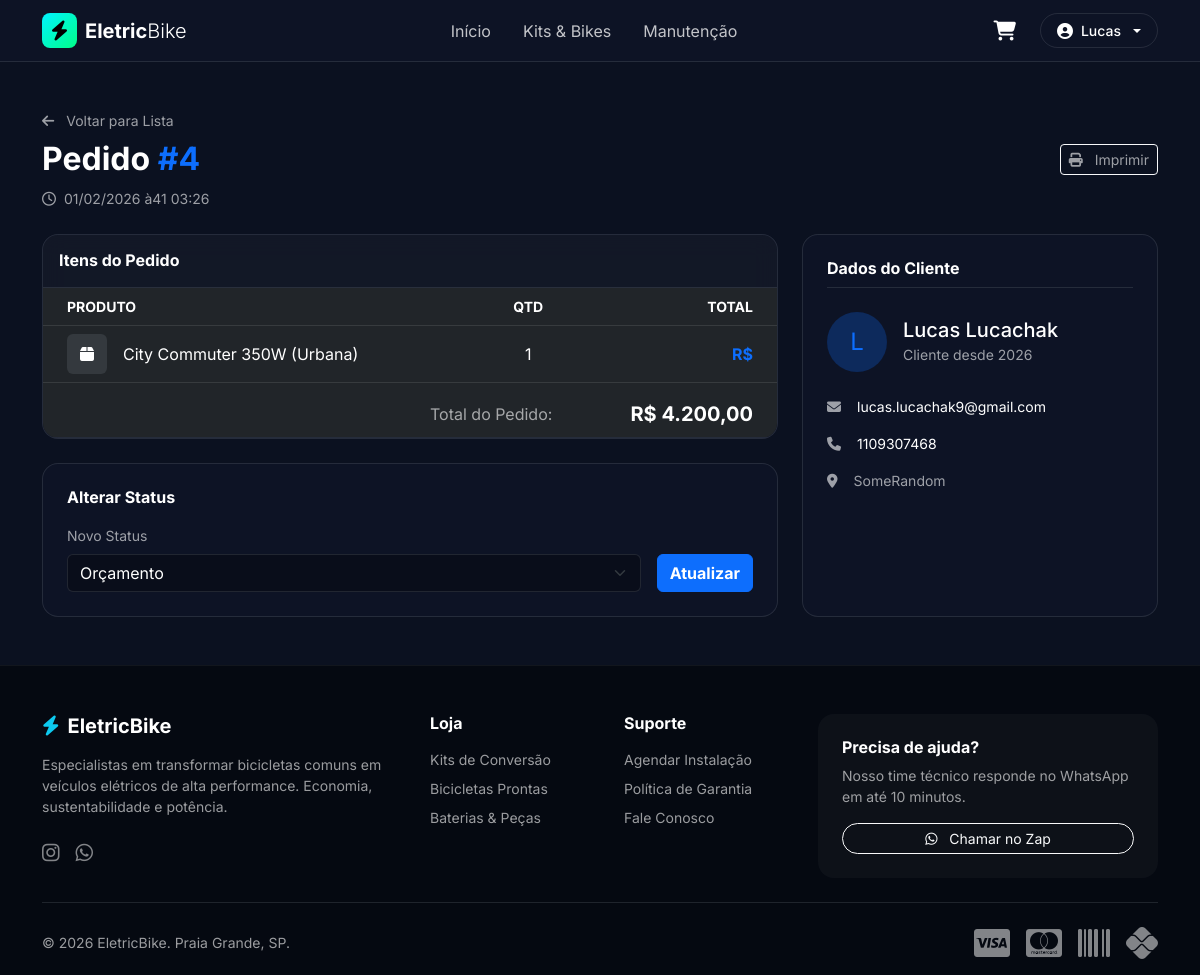
The page /staff/pedido/4/detalhes/ (signed in) on the database its author committed.
### apps/Accounts/models.py (models this page shows, shortened)
class User(AbstractUser, TimeStampedModel):
    username = None
    email = models.EmailField('Email', unique=True)
    is_client = models.BooleanField("É Cliente?", default=False)
    is_staff_member = models.BooleanField("É da Equipe?", default=False)
    USERNAME_FIELD = 'email'
    REQUIRED_FIELDS = []
    objects = CustomUserManager()

### apps/Orders/models.py (models this page shows, shortened)
class Order(TimeStampedModel):
    STATUS_CHOICES = [
        ('QUOTE', 'Orçamento'),
        ('APPROVED', 'Aprovado'),
        ('IN_PROGRESS', 'Em Andamento'),
        ('READY', 'Pronto'),
        ('FINISHED', 'Finalizado'),
        ('CANCELED', 'Cancelado'),
    ]
    client = models.ForeignKey(Client, on_delete=models.PROTECT, related_name='orders')
    coupon = models.ForeignKey(Coupon, on_delete=models.SET_NULL, null=True, blank=True)
    status = models.CharField(max_length=20, choices=STATUS_CHOICES, default='QUOTE')
    total_amount = models.DecimalField("Valor Total", max_digits=10, decimal_places=2, default=0.00)
    class Meta:
        verbose_name = "Pedido"
        verbose_name_plural = "Pedidos"
        ordering = ['-created_at']

class OrderItem(models.Model):
    order = models.ForeignKey(Order, on_delete=models.CASCADE, related_name='items')
    product = models.ForeignKey(Product, on_delete=models.PROTECT, null=True, related_name='order_items')
    description = models.CharField("Descrição", max_length=150, blank=True)
    quantity = models.PositiveIntegerField("Quantidade", default=1)
    unit_price = models.DecimalField("Preço Unitário", max_digits=10, decimal_places=2, blank=True, null=True)

### apps/Assets/models.py (models this page shows, shortened)
class Product(TimeStampedModel):
    TYPE_CHOICES = [
        ('BIKE', 'Bicicleta Elétrica'),     # Tem quadro, motor, bateria
        ('COMPONENT', 'Peça/Componente'),   # Plugs, Células, Controladores
        ('ACCESSORY', 'Acessório'),         # Capacetes, Trancas
        ('SERVICE', 'Serviço/Mão de Obra'), # Diagnóstico, Montagem
        ('KIT', 'Kit de Conversão'),        # Combo Motor + Bateria
    ]
    OWNERSHIP_CHOICES = [
        ('SHOP', 'Estoque da Loja (Venda)'),
        ('CUSTOMER', 'Pertence ao Cliente (Manutenção)'),
    ]
    CONDITION_CHOICES = [
        ('NEW', 'Novo'),
        ('USED', 'Seminovo/Usado'),
        ('OPEN_BOX', 'Open Box'),
        ('REFURBISHED', 'Recondicionado'),
    ]
    name = models.CharField("Nome", max_length=150)
    slug = models.SlugField(unique=True, blank=True)
    sku = models.CharField("SKU/Código", max_length=50, unique=True, blank=True, null=True, help_text="Código de barras ou interno")
    category = models.ForeignKey(Category, on_delete=models.SET_NULL, null=True, related_name='products')
    product_type = models.CharField("Tipo", max_length=20, choices=TYPE_CHOICES, default='COMPONENT')
    ownership = models.CharField("Propriedade", max_length=10, choices=OWNERSHIP_CHOICES, default='SHOP')
    condition = models.CharField("Condição", max_length=20, choices=CONDITION_CHOICES, default='NEW')
    description = models.TextField("Descrição Detalhada", blank=True)
    short_description = models.CharField("Resumo", max_length=200, blank=True, help_text="Para exibição em cards")
    cost_price = models.DecimalField("Preço de Custo", max_digits=10, decimal_places=2, null=True, blank=True)
    selling_price = models.DecimalField("Preço de Venda", max_digits=10, decimal_places=2, null=True, blank=True)
    stock_quantity = models.IntegerField("Estoque Atual", default=0)
    min_stock_alert = models.IntegerField("Alerta Mínimo", default=2)
    is_active = models.BooleanField(default=True)
    is_featured = models.BooleanField("Destaque na Home", default=False)
    main_image = models.ImageField("Imagem Capa", upload_to='products/main/', null=True, blank=True)

### apps/Clients/models.py (models this page shows, shortened)
class Client(models.Model):
    user = models.OneToOneField(settings.AUTH_USER_MODEL, on_delete=models.CASCADE, related_name='client')
    cpf = models.CharField(max_length=14, unique=True, null=True, blank=True)
    phone = models.CharField(max_length=20, null=True, blank=True)
    address = models.CharField("Endereço", max_length=255, null=True, blank=True)
    number = models.CharField("Número", max_length=10, null=True, blank=True)
    complement = models.CharField("Complemento", max_length=50, null=True, blank=True)
    district = models.CharField("Bairro", max_length=100, null=True, blank=True)
    city = models.CharField("Cidade", max_length=100, null=True, blank=True)
    state = models.CharField("Estado", max_length=2, null=True, blank=True) # UF (SP, RJ...)
    zip_code = models.CharField("CEP", max_length=9, null=True, blank=True)

### apps/Staff/views.py (the view)
# urls.py: path('pedido/<int:pk>/detalhes/', views.StaffOrderDetailView.as_view(), name='staff_order_detail'),
class StaffOrderDetailView(StaffRequiredMixin, DetailView):
    model = Order
    template_name = 'staff/order_detail.html'
    context_object_name = 'order'
    def get_queryset(self):
        return Order.objects.prefetch_related('items__product', 'client__user')

### apps/Staff/mixins.py (called while the page is built)
    def test_func(self):
        return self.request.user.is_authenticated and self.request.user.is_staff

### apps/Staff/models.py (called while the page is built)
    @classmethod
    def get_solo(cls):
        obj, created = cls.objects.get_or_create(pk=1)
        return obj

### Templates/staff/order_detail.html (shortened to what this page needs)
{% extends 'base.html' %}
{% load humanize %}
{% block content %}
<div class="container py-5">
    <div class="d-flex justify-content-between align-items-center mb-4">
        <div>
            <a href="{% url 'staff_order_list' %}" class="text-muted text-decoration-none small hover-text-white">
                <i class="fas fa-arrow-left me-2"></i> Voltar para Lista
            </a>
            <h2 class="fw-bold text-white mt-2">Pedido <span class="text-primary">#{{ order.id }}</span></h2>
            <span class="text-muted small"><i class="far fa-clock me-1"></i> {{ order.created_at|date:"d/m/Y às H:i" }}</span>
        </div>
        <button onclick="window.print()" class="btn btn-outline-light btn-sm border-opacity-25 text-muted hover-text-white">
            <i class="fas fa-print me-2"></i> Imprimir
        </button>
    </div>
    <div class="row g-4">
        <div class="col-lg-8">
            <div class="bg-glass rounded-4 border border-light border-opacity-10 overflow-hidden mb-4">
                <div class="p-3 border-bottom border-light border-opacity-10 bg-dark bg-opacity-25">
                    <h6 class="mb-0 text-white fw-bold">Itens do Pedido</h6>
                </div>
                <div class="table-responsive">
                    <table class="table table-dark table-hover mb-0 align-middle" style="background: transparent;">
                        <thead>
                            <tr class="text-muted small text-uppercase">
                                <th class="ps-4">Produto</th>
                                <th class="text-center">Qtd</th>
                                <th class="text-end pe-4">Total</th>
                            </tr>
                        </thead>
                        <tbody>
                            {% for item in order.items.all %}
                            <tr>
                                <td class="ps-4">
                                    <div class="d-flex align-items-center gap-3">
                                        {% if item.product.main_image %}
                                            <img src="{{ item.product.main_image.url }}" class="rounded" style="width: 40px; height: 40px; object-fit: cover;">
                                        {% else %}
                                            <div class="bg-secondary bg-opacity-25 rounded d-flex align-items-center justify-content-center text-white" style="width: 40px; height: 40px;">
                                                <i class="fas fa-box"></i>
                                            </div>
                                        {% endif %}
                                        <span class="text-white">{{ item.product.name }}</span>
                                    </div>
                                </td>
                                <td class="text-center text-white">{{ item.quantity }}</td>
                                <td class="text-end text-primary fw-bold pe-4">R$ {{ item.get_total_price|intcomma }}</td>
                            </tr>
                            {% endfor %}
                        </tbody>
                        <tfoot class="border-top border-light border-opacity-10">
                            <tr>
                                <td colspan="2" class="text-end text-muted pt-3">Total do Pedido:</td>
                                <td class="text-end text-white fs-5 fw-bold pt-3 pe-4">R$ {{ order.total_amount|intcomma }}</td>
                            </tr>
                        </tfoot>
                    </table>
                </div>
            </div>
            <div class="bg-glass rounded-4 border border-light border-opacity-10 p-4">
                <h6 class="text-white fw-bold mb-3">Alterar Status</h6>
                <form action="{% url 'staff_change_status' order.id %}" method="post" class="d-flex gap-3 align-items-end">
                    <div class="flex-grow-1">
                        <label class="form-label text-muted small">Novo Status</label>
                        <select name="status" class="form-select bg-dark border-secondary text-white">
                            {% for code, label in order.STATUS_CHOICES %}
                                <option value="{{ code }}" {% if order.status == code %}selected{% endif %}>{{ label }}</option>
                            {% endfor %}
                        </select>
                    </div>
                    <button type="submit" class="btn btn-primary fw-bold">Atualizar</button>
                </form>
            </div>
        </div>
        <div class="col-lg-4">
            <div class="bg-glass rounded-4 border border-light border-opacity-10 p-4 h-100">
                <h6 class="text-white fw-bold mb-4 border-bottom border-light border-opacity-10 pb-2">Dados do Cliente</h6>
                <div class="d-flex align-items-center mb-4">
                    <div class="bg-primary bg-opacity-25 rounded-circle d-flex align-items-center justify-content-center me-3 text-primary fs-4" style="width: 60px; height: 60px;">
                        {{ order.client.user.first_name.0|upper }}
                    </div>
                    <div>
                        <h5 class="text-white mb-0">{{ order.client.user.first_name }} {{ order.client.user.last_name }}</h5>
                        <small class="text-muted">Cliente desde {{ order.client.user.date_joined|date:"Y" }}</small>
                    </div>
                </div>
                <div class="d-flex flex-column gap-3 text-white small">
                    <div class="d-flex align-items-start gap-3">
                        <i class="fas fa-envelope text-muted mt-1"></i>
                        <span>{{ order.client.user.email }}</span>
                    </div>
                    <div class="d-flex align-items-start gap-3">
                        <i class="fas fa-phone text-muted mt-1"></i>
                        <span>{{ order.client.phone|default:"Não informado" }}</span>
                    </div>
                    <div class="d-flex align-items-start gap-3">
                        <i class="fas fa-map-marker-alt text-muted mt-1"></i>
                        <span class="text-muted">{{ order.client.address|default:"Endereço não cadastrado" }}</span>
                    </div>
                </div>
            </div>
        </div>
    </div>
</div>
{% endblock %}

### Templates/navbar.html (shortened to what this page needs)
{% load static %}
<nav class="navbar navbar-expand-lg fixed-top bg-glass transition-all" id="mainNav">
    <div class="container">
        <a class="navbar-brand d-flex align-items-center gap-2" href="{% url 'home' %}">
            <div style="width: 35px; height: 35px; background: linear-gradient(135deg, var(--primary), var(--secondary)); border-radius: 8px; display: flex; align-items: center; justify-content: center; color: black;">
                <i class="fas fa-bolt"></i>
            </div>
            <span class="fw-bold text-white tracking-tight">Eletric<span class="fw-light">Bike</span></span>
        </a>
        <div class="collapse navbar-collapse" id="navbarNav">
            <ul class="navbar-nav mx-auto mb-2 mb-lg-0">
                <li class="nav-item"><a class="nav-link text-white opacity-75 hover-opacity-100 mx-2" href="{% url 'home' %}">Início</a></li>
                <li class="nav-item"><a class="nav-link text-white opacity-75 hover-opacity-100 mx-2" href="{% url 'bike_catalog' %}">Kits & Bikes</a></li>
                <li class="nav-item"><a class="nav-link text-white opacity-75 hover-opacity-100 mx-2" href="#manutencao">Manutenção</a></li>
            </ul>
            <div class="d-flex align-items-center gap-3">
                <a href="{% url 'cart_detail' %}" class="btn-cart-neon position-relative text-white text-decoration-none">
                    <i class="fas fa-shopping-cart fa-lg"></i>
                </a>
                {% if user.is_authenticated %}
                    <div class="dropdown">
                        <button class="btn btn-glass border border-white border-opacity-10 rounded-pill d-flex align-items-center gap-2 px-3 text-white dropdown-toggle" type="button" data-bs-toggle="dropdown">
                            <i class="fas fa-user-circle"></i>
                            <span class="small fw-medium">{{ user.first_name|default:user.username }}</span>
                        </button>
                    </div>
                {% else %}
                    <a href="{% url 'login' %}" class="text-white text-decoration-none small fw-bold me-2">Login</a>
                    <a href="{% url 'register' %}" class="btn btn-sm btn-neon px-3">Criar Conta</a>
                {% endif %}
            </div>
        </div>
    </div>
</nav>

### Templates/base.html (style rules this page uses)
:root { --primary: #00f2ff; --secondary: #00ff88; --dark-bg: #0b1120; --card-bg: #1e293b; --text-main: #f8fafc; --text-muted: #94a3b8; --glass-border: 1px solid rgba(255, 255, 255, 0.1); --glass-shadow: 0 8px 32px 0 rgba(0, 0, 0, 0.37); --glass-bg: rgba(15, 23, 42, 0.6); --navbar-height: 60px; }
body { font-family: 'Inter', sans-serif; background-color: var(--dark-bg); color: var(--text-main); overflow-x: hidden; -webkit-font-smoothing: antialiased; padding-top: var(--navbar-height); }
body { color: #f1f5f9 !important; }
.text-muted { color: rgba(255, 255, 255, 0.6) !important; }
h1, h2, h3, h4, h5, h6, .h1, .h2, .h3, .h4, .h5, .h6 { color: #ffffff !important; }
a { color: var(--primary); text-decoration: none; transition: 0.3s; }
.form-control, .form-select { color: white !important; background-color: rgba(0,0,0,0.3) !important; border-color: rgba(255,255,255,0.1) !important; }
.bg-glass { background: var(--glass-bg); backdrop-filter: blur(12px); -webkit-backdrop-filter: blur(12px); border-bottom: var(--glass-border); }

### Templates/navbar.html (style rules this page uses)
.btn-cart-neon { transition: all 0.3s ease; padding: 8px; border-radius: 50%; }

### rows shown on the page
User: first_name "Lucas"
Order: id "4", created_at "01/02/2026 à41 03:26", total_amount "4.200,00", status "Orçamento", client.user.first_name.0 "L", client.user.first_name "Lucas", client.user.last_name "Lucachak", client.user.date_joined "2026", client.user.email "lucas.lucachak9@gmail.com", client.phone "1109307468", client.address "SomeRandom"
OrderItem: product.name "City Commuter 350W (Urbana)", quantity "1"
